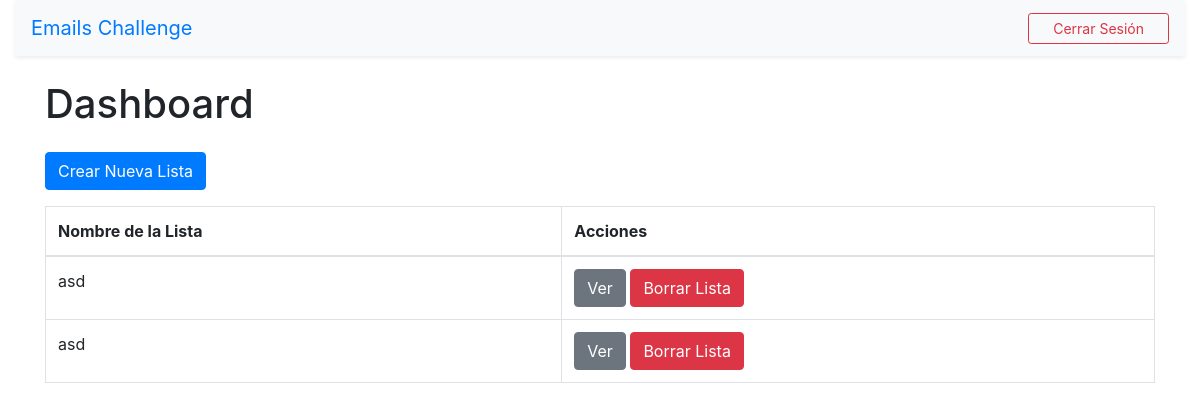
Page / (signed in) on the earlier database version.
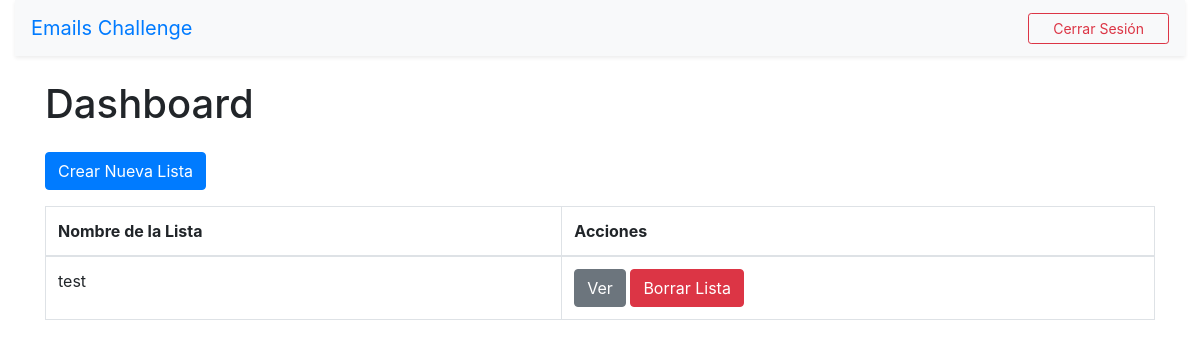
Same page on the later database version.
### core/models.py (models this page shows, shortened)
class Lista(models.Model):
    nombre = models.CharField(max_length=255)
    usuario = models.ForeignKey(User, on_delete=models.CASCADE)

### core/views.py (the view)
# urls.py: path('', views.dashboard, name='dashboard'),
@login_required
def dashboard(request):
    listas = Lista.objects.filter(usuario=request.user)
    return render(request, 'dashboard.html', {'listas': listas})

### core/templates/dashboard.html (shortened to what this page needs)
{% extends 'base.html' %} {% block title %}Dashboard{% endblock %}
{% block content %}
<h1 class="mb-4">Dashboard</h1>
<a href="{% url 'new_list' %}" class="btn btn-primary mb-3">Crear Nueva Lista</a>
<table class="table table-bordered">
  <thead>
    <tr>
      <th>Nombre de la Lista</th>
      <th>Acciones</th>
    </tr>
  </thead>
  <tbody>
 {% for lista in listas %}
        <tr>
            <td>{{ lista.nombre }}</td>
            <td >
                <a href="{% url 'view_list' lista.id %}" class="btn btn btn-secondary">Ver</a>
 								<a href="#" class="btn btn-danger" data-toggle="modal" data-target="#modalConfirmarBorrar" onclick="setListaToDelete({{ lista.id }})">
 									Borrar Lista
 								</a>
            </td>
        </tr>
        {% endfor %}
  </tbody>
</table>
{% endblock %}

Differences in the rows shown:
removed Lista: nombre "asd"
removed Lista: nombre "asd"
added Lista: nombre "test"
